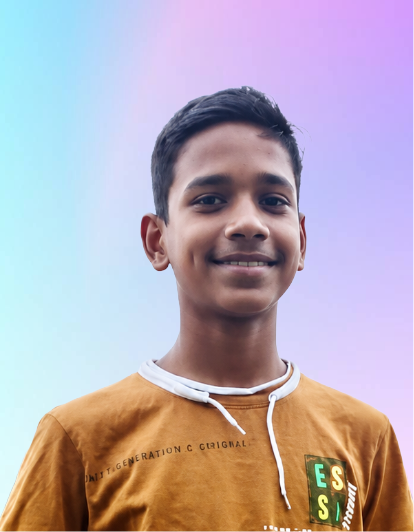
#> input picture assets/members/Rakesh-dash.jpg, 414 x 532 px, found by its file name; its folder holds only this picture in this run
$ python optimize_members.py
#> lines starting #> are read from the running program, lines starting #| are printed output that depends on the picture
import os
from PIL import Image, ImageOps

# ===========================
# CONFIGURATION
# ===========================

INPUT_FOLDER = "assets/members"
OUTPUT_FOLDER = "assets/images/optimized_members"

SIZE = (200, 200)
QUALITY = 85

SUPPORTED = (".jpg", ".jpeg", ".png", ".bmp", ".tiff", ".webp")

# ===========================
# CREATE OUTPUT FOLDER
# ===========================

os.makedirs(OUTPUT_FOLDER, exist_ok=True)

# ===========================
# PROCESS IMAGES
# ===========================

processed = 0
original_total = 0
optimized_total = 0

for filename in os.listdir(INPUT_FOLDER):

    if not filename.lower().endswith(SUPPORTED):
        continue

    input_path = os.path.join(INPUT_FOLDER, filename)

    try:

        original_total += os.path.getsize(input_path)

        img = Image.open(input_path)
#> img is the input picture: PIL image 414x532 RGBA; mean R, G, B, A 184.7, 172, 183, 255

        # Fix orientation from phone cameras
        img = ImageOps.exif_transpose(img)

        # Convert to RGB
        img = img.convert("RGB")
#> img: PIL image 414x532 RGB

        # Resize and center crop
        img = ImageOps.fit(
            img,
            SIZE,
            Image.Resampling.LANCZOS,
            centering=(0.5, 0.5)
        )
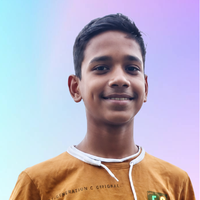
#> img: PIL image 200x200 RGB; mean R, G, B 185.4, 177.5, 191.5

        output_name = os.path.splitext(filename)[0] + ".webp"

        output_path = os.path.join(
            OUTPUT_FOLDER,
            output_name
        )

        img.save(
            output_path,
            "WEBP",
            quality=QUALITY,
            method=6
        )

        optimized_total += os.path.getsize(output_path)

        processed += 1

        print(f"✓ {filename} -> {output_name}")

    except Exception as e:

        print(f"✗ Error processing {filename}")
        print(e)

print("\n==============================")
print("Optimization Complete")
print("==============================")
print(f"Images Processed : {processed}")

print(
    f"Original Size : {original_total/1024/1024:.2f} MB"
)

print(
    f"Optimized Size: {optimized_total/1024/1024:.2f} MB"
)

if original_total > 0:

    reduction = (
        (original_total-optimized_total)
        / original_total
    )*100

    print(f"Reduced by : {reduction:.1f}%")

$ run again, on assets/members/abhisek-panda.jpg
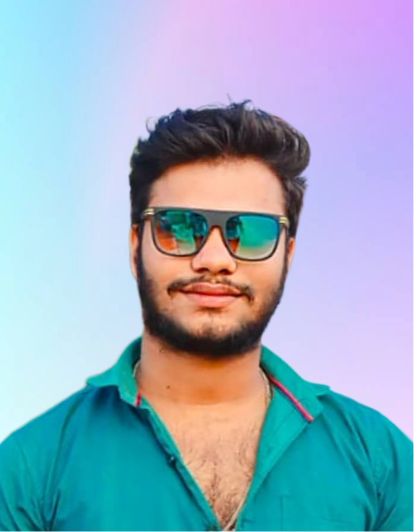
#> input picture assets/members/abhisek-panda.jpg, 414 x 532 px, found by its file name
#> img is the input picture: PIL image 414x532 RGBA; mean R, G, B, A 149.2, 174.6, 194.1, 255
#> `img = ImageOps.fit( img, SIZE, Image.Resampling.LANCZOS, centering=(0...`:
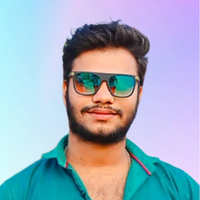
#> img: PIL image 200x200 RGB; mean R, G, B 159.7, 175.1, 191.4

$ run again, on assets/members/abinash-panda.jpg
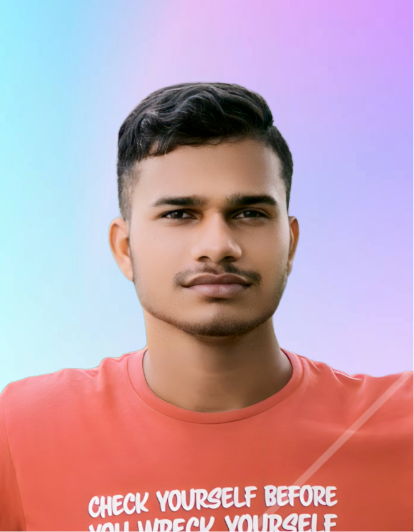
#> input picture assets/members/abinash-panda.jpg, 414 x 532 px, found by its file name
#> img is the input picture: PIL image 414x532 RGBA; mean R, G, B, A 193.3, 159.2, 172.2, 255
#> `img = ImageOps.fit( img, SIZE, Image.Resampling.LANCZOS, centering=(0...`:
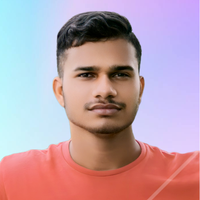
#> img: PIL image 200x200 RGB; mean R, G, B 188.5, 159, 169.8

$ run again, on assets/members/adarsha-panda.jpg
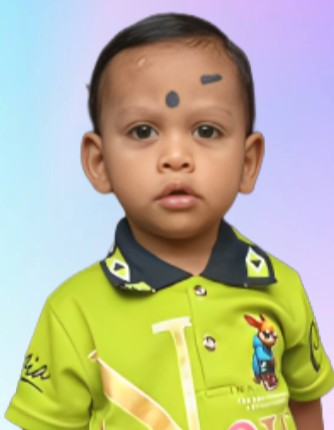
#> input picture assets/members/adarsha-panda.jpg, 334 x 430 px, found by its file name
#> img is the input picture: PIL image 334x430 RGB; mean R, G, B 182.8, 180.7, 148.3
#> `img = ImageOps.fit( img, SIZE, Image.Resampling.LANCZOS, centering=(0...`:
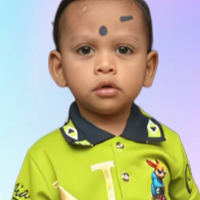
#> img: PIL image 200x200 RGB; mean R, G, B 181.7, 179.1, 148.4
